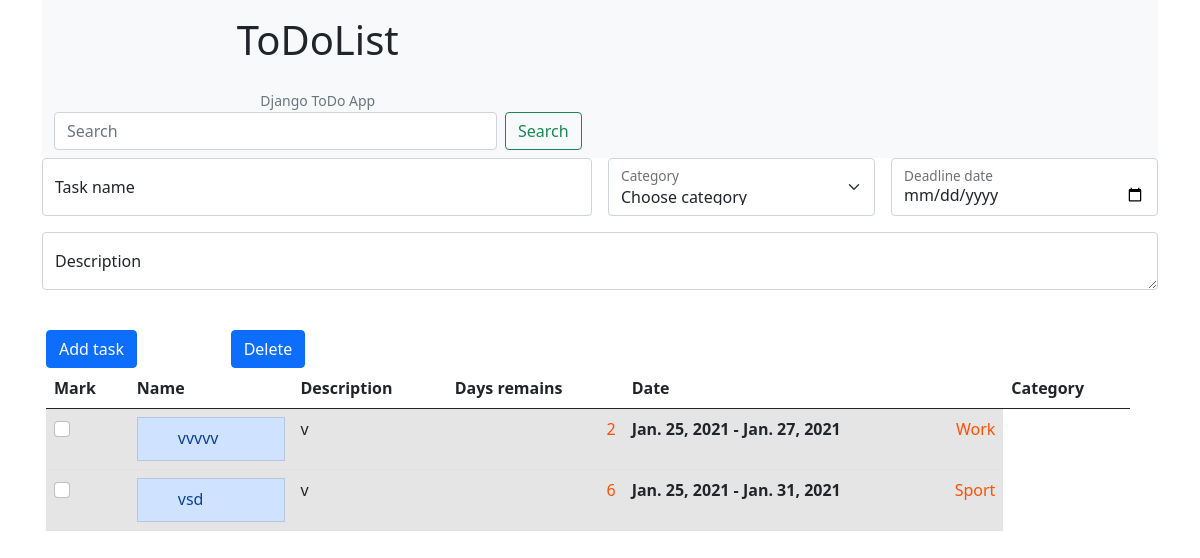
Before: / with the older database file.
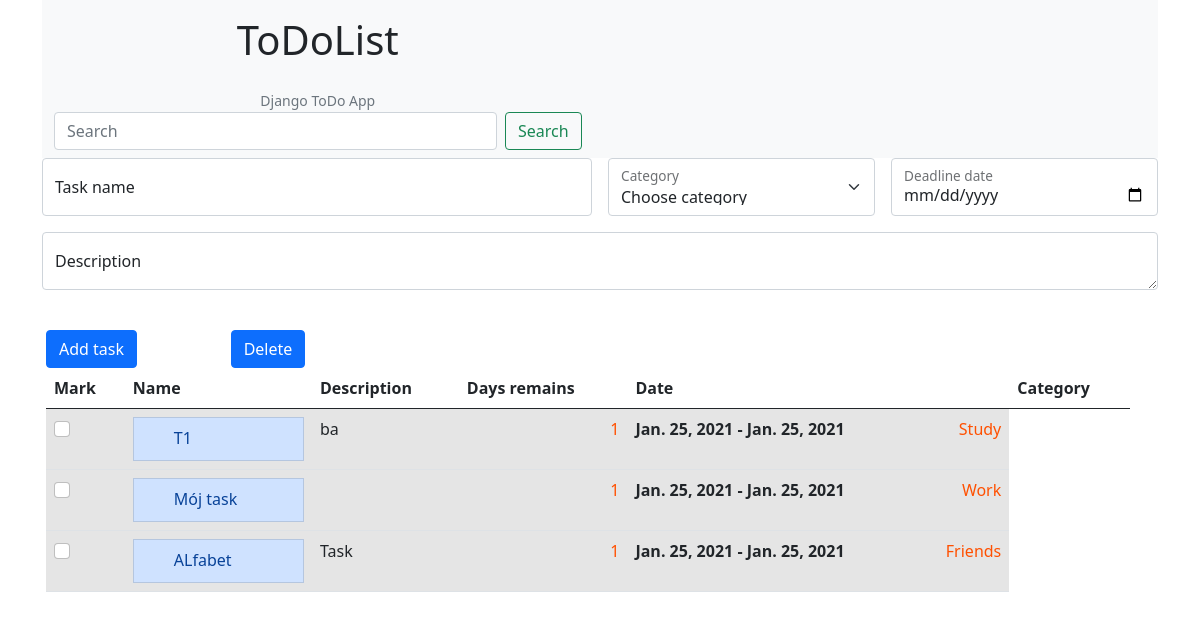
After: the same page with the newer database file.
### ToDoList/models.py (models this page shows, shortened)
class Task(models.Model):
    objects = models.Manager()
    task_name = models.CharField(max_length=MAX_LENGTH)
    description = models.TextField(blank=True)
    created_at = models.DateField(default=timezone.now().strftime("%Y-%m-%d"))
    deadline_date = models.DateField(default=timezone.now().strftime("%Y-%m-%d"))
    time_interval = models.IntegerField(default=1, blank=True, null=True)
    category = models.ForeignKey(Category, on_delete=models.DO_NOTHING)
    class Meta:
        ordering = ["-created_at"]

class Category(models.Model):
    objects = models.Manager()
    category_name = models.CharField(max_length=MAX_LENGTH)
    class Meta:
        verbose_name = ("Category")
        verbose_name_plural = ("Categories")
    def __str__(self):
        return self.category_name

### ToDoList/views.py (the view, shortened to what this page needs)
# urls.py: url('', views.index, name='index'),
def index(request):
    tasks = Task.objects.all()
    categories = Category.objects.all()
    if not categories:
        create_data()
    return render(request, "index.html", {"tasks": tasks, "categories": categories})

### templates/index.html (shortened to what this page needs)
<!DOCTYPE html>
<html lang="en">
<head>
    <link href="https://cdn.jsdelivr.net/npm/bootstrap@5.0.0-beta1/dist/css/bootstrap.min.css" rel="stylesheet"
>
</head>
<body>
<div class="container">
    <div class="content">
        <nav class="navbar navbar-light bg-light">
            <div class="container-fluid">
                <div class="row justify-content-center">
                    <div class="container-sm" style="text-align: center;">
                        <h1 class="mt-2 mb-4">ToDoList</h1>
                        <small class="text-muted">Django ToDo App</small>
                    </div>
                    <form class="d-flex" action="{% url 'search_results' %}" method="get">
                        <input class="form-control me-2" name="q" type="text" placeholder="Search"
                               aria-label="Search">
                        <button name="taskSearch" class="btn btn-outline-success" type="submit">Search
                        </button>
                    </form>
                </div>
            </div>
        </nav>
        <form class="row g-3" action="" method="post">
            <div class="col-md-6">
                <div class="form-floating">
                    <input type="text" class="form-control" id="task_name" placeholder="Task name" name="task_name">
                    <label for="task_name">Task name</label>
                </div>
            </div>
            <div class="col-md-3">
                <div class="form-floating">
                    <select class="form-select" id="category" aria-label="Floating label select example"
                            name="category_name">
                        <option selected>Choose category</option>
                    </select>
                    <label for="category">Category</label>
                </div>
            </div>
            <div class="col-md-3">
                <div class="form-floating">
                    <input type="date" id="deadline_date" class="form-control" name="deadline_date">
                    <label for="deadline_date">Deadline date</label>
                </div>
            </div>
            <div class="col-12">
                <div class="form-floating">
                    <textarea type="text" class="form-control" id="description" placeholder="Description"
                              name="description"></textarea>
                    <label for="description">Description</label>
                </div>
            </div>
            <div class="row">
                <p><br></p>
                <div class="col-2">
                    <button name="taskAdd" type="submit" class="btn btn-primary">Add task
                    </button>
                </div>
                <div class="col-1">
                    <button name="taskDelete" formnovalidate="" type="submit" onclick="$('input#sublist').click();"
                            class="btn btn-primary">Delete
                    </button>
                </div>
                <div class="container">
                    <div class="list-group">
                        <table class="table table-hover">
                            <thead>
                            <tr>
                                <th scope="col">Mark</th>
                                <th scope="col">Name</th>
                                <th scope="col">Description</th>
                                <th scope="col">Days remains</th>
                                <th scope="col">Date</th>
                                <th scope="col">Category</th>
                            </tr>
                            </thead>
                            <tbody>
                            {% for todo in tasks %}
                                <tr class="table-active">
                                    <td>
                                        <div class="form-check">
                                            <label class="form-check-label">
                                                <input type="checkbox" class="form-check-input" name="checkbox"
                                                       id="{{ todo.id }}"
                                                       value="{{ todo.id }}">
                                            </label>
                                        </div>
                                    </td>
                                    <td>
                                        <a class="list-group-item list-group-item-action list-group-item-primary"
                                           data-bs-toggle="collapse" href="#read_description{{ todo.id }}"
                                           role="button"
                                           aria-expanded="false" aria-controls="read_description">
                                            <div class="form-check">
                                                <span class="complete-">{{ todo.task_name }}</span>
                                            </div>
                                        </a>
                                    </td>
                                    <td>
                                        <div class="col-md-12" id="read_description{{ todo.id }}">
                                            <label class="form-check-label" for="{{ todo.description }}">
                                                <span class="complete-">{{ todo.description }}</span>
                                            </label>
                                        </div>
                                    </td>
                                    <td>
<span style="float:right; color: #ff5000;"
      class="nav justify-content-center">{{ todo.time_interval }}</span>
                                    </td>
                                    <td><span style="float:right; color: #ff5000;"
                                              class="nav justify-content-center">{{ todo.category }}</span>
                                        <strong class="taskDate">{{ todo.created_at }}
                                            - {{ todo.deadline_date }}
                                        </strong></td>
                                </tr>
                            {% endfor %}
                            </tbody>
                        </table>
                    </div>
                </div>
            </div>
        </form>
    </div>
</div>
</body>
</html>

Changed rows visible on the page:
removed Task: task_name "vvvvv", description "v", time_interval "2", category "Work", created_at "Jan. 25, 2021", deadline_date "Jan. 27, 2021"
removed Task: task_name "vsd", description "v", time_interval "6", category "Sport", created_at "Jan. 25, 2021", deadline_date "Jan. 31, 2021"
added Task: task_name "T1", description "ba", time_interval "1", category "Study", created_at "Jan. 25, 2021", deadline_date "Jan. 25, 2021"
added Task: task_name "Mój task", time_interval "1", category "Work", created_at "Jan. 25, 2021", deadline_date "Jan. 25, 2021"
added Task: task_name "ALfabet", description "Task", time_interval "1", category "Friends", created_at "Jan. 25, 2021", deadline_date "Jan. 25, 2021"
